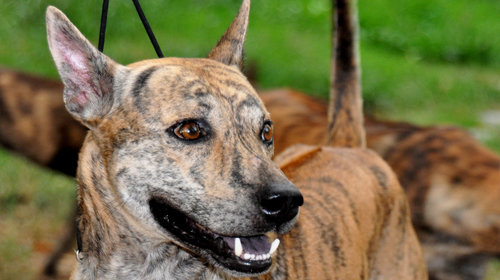
#> input picture week 6/img/dog.jpg, 500 x 280 px
$ python Blurring.py
#> lines starting #> are read from the running program, lines starting #| are printed output that depends on the picture
# -*- coding: utf-8 -*-
"""
Created on Sat Mar 26 08:19:54 2022

@author: ngomi
"""

import cv2
import numpy as np
import matplotlib.pyplot as plt
from scipy.ndimage import convolve
plt.rcParams.update({'font.size': 5})
#Hàm convolution cho ảnh không gian với ảnh gray hoặc ảnh màu 3 lớp (RGB)
def Conv(img,k):
    Out=np.zeros_like(img)
    if img.ndim >2:
        for i in range(3):
            Out[:,:,i]=convolve(img[:,:,i],k)
    else:
        Out=convolve(img,k)
    return Out
#%% GAUSSIAN Kernel
def Gausskernel(l=5, sig=1.5):
    s=round((l - 1)/2)
    ax = np.linspace(-s, s, l)
    gauss = np.exp(-np.square(ax) / (2*(sig**2)))
    kernel = np.outer(gauss, gauss)
    #tính tích the outer product of two vectors.
    return kernel / np.sum(kernel)
#%% LỌC TRUNG BÌNH với kernel 11x11
img = cv2.imread('img/dog.jpg', cv2.IMREAD_COLOR)
#> img is the input picture: shape (280, 500, 3); mean B, G, R 74.9, 114.6, 120
img= cv2.cvtColor(img,cv2.COLOR_BGR2RGB)
plt.figure(dpi=300)
subf=plt.subplot(1,2,1); plt.imshow(img)
plt.axis('off'); subf.set_title("Orignal image")

k=np.ones((11,11))/(11*11)
imgOut=Conv(img,k)
#> after the loop in Conv, `for i in range(3):`:
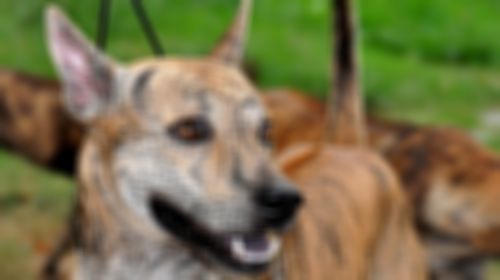
#> Out: shape (280, 500, 3); mean R, G, B 119.5, 114.1, 74.4
subf=plt.subplot(1,2,2); plt.imshow(imgOut)
plt.axis('off'); subf.title.set_text('Mean filter')
plt.show()
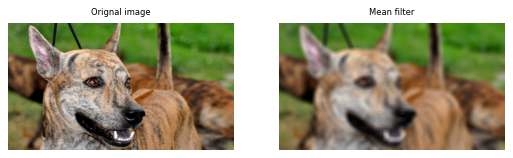
#> figure drawn by matplotlib, 2 panels
#%% LỌC Gaussian với kernel 11x11 và sig=3
img = cv2.imread('img/dog.jpg', cv2.IMREAD_COLOR)
img= cv2.cvtColor(img,cv2.COLOR_BGR2RGB)
plt.figure(dpi=300)
subf=plt.subplot(1,2,1); plt.imshow(img)
plt.axis('off'); subf.set_title("Orignal image")
s=11;sig=3;
k=Gausskernel(s, sig)
imgOut=Conv(img,k)
subf=plt.subplot(1,2,2); plt.imshow(imgOut)
plt.axis('off'); subf.title.set_text('Gaussian filter')
plt.show()

#%% LỌC Gaussian với kernel kích thước khác nhau và sigmal khác nhau
img = cv2.imread('img/dog.jpg', cv2.IMREAD_COLOR)
img= cv2.cvtColor(img,cv2.COLOR_BGR2RGB)
GauSig= np.linspace(1,4,5,endpoint=True)
ks= np.linspace(1,10,5,endpoint=True,dtype=int)*2+1
plt.figure(dpi=300)
subf=plt.subplot(2,3,1)
subf.imshow(img)
plt.axis('off'); subf.set_title("Orignal image")
for i,sig in enumerate(GauSig):
    k=Gausskernel(ks[i], sig)
    imgG=Conv(img,k)
    subf=plt.subplot(2,3,i+2)
    subf.imshow(imgG)
    subf.set_title('Gaussian(s='+str(ks[i])+'; sig='+ str(sig)[0:3]+')');
    subf.axis('off')
#> this loop made 5 passes
#> pass 2, `imgG=Conv(img,k)`:
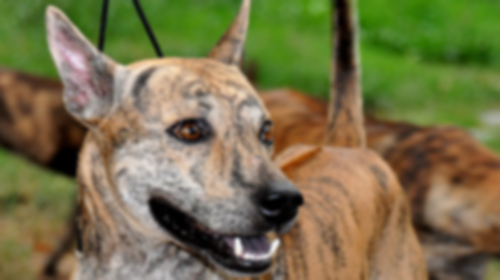
#> imgG: shape (280, 500, 3); mean R, G, B 119.5, 114.1, 74.4
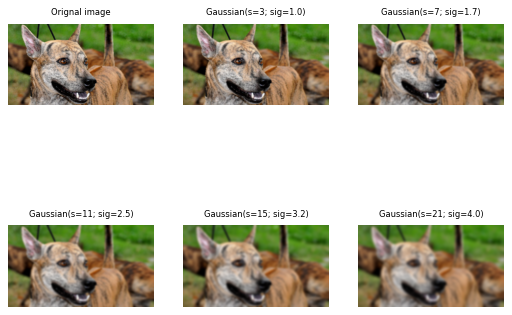
#> figure drawn by matplotlib, 6 panels

$ run again, with week 6/img/circuit.jpg copied over week 6/img/dog.jpg
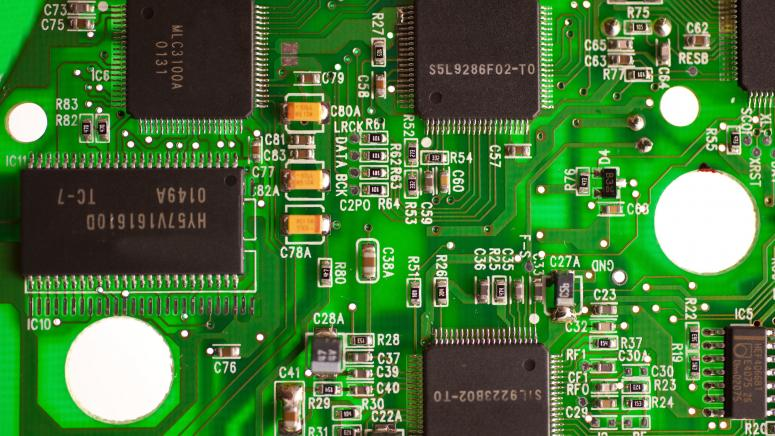
#> input picture week 6/img/circuit.jpg, 775 x 436 px
#> img is the input picture: shape (436, 775, 3); mean B, G, R 57.6, 118.8, 70.2
#> after the loop in Conv, `for i in range(3):`:
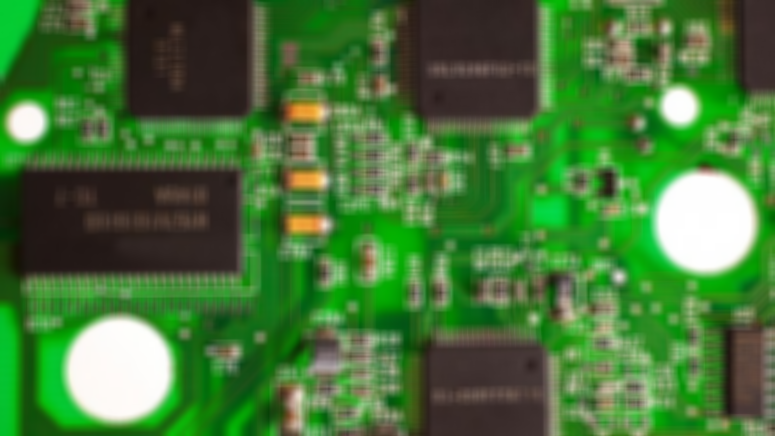
#> Out: shape (436, 775, 3); mean R, G, B 69.7, 118.3, 57.1
#> the loop `for i,sig in enumerate(GauSig):` made 5 passes
#> pass 3, `imgG=Conv(img,k)`:
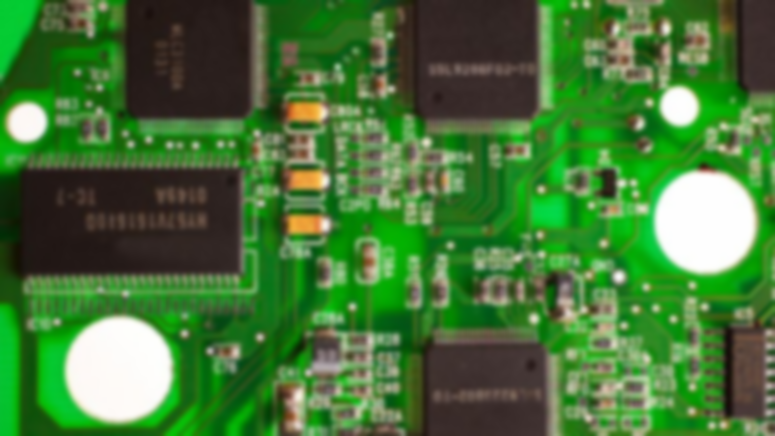
#> imgG: shape (436, 775, 3); mean R, G, B 69.7, 118.3, 57.1
